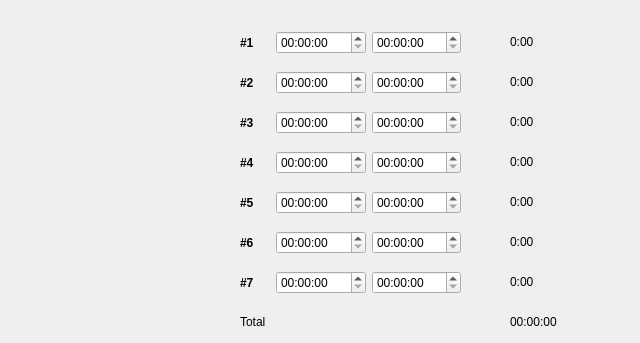
        <widget class="QWidget" name="tab_timestamps_week">
         <property name="sizePolicy">
          <sizepolicy hsizetype="Expanding" vsizetype="Expanding">
           <horstretch>0</horstretch>
           <verstretch>0</verstretch>
          </sizepolicy>
         </property>
         <attribute name="title">
          <string>Timestamps (Week)</string>
         </attribute>
         <widget class="QWidget" name="formLayoutWidget_33">
          <property name="geometry">
           <rect>
            <x>240</x>
            <y>30</y>
            <width>221</width>
            <height>26</height>
           </rect>
          </property>
          <layout class="QHBoxLayout" name="form_week_1">
           <item>
            <widget class="QLabel" name="form_week_1_label">
             <property name="minimumSize">
              <size>
               <width>30</width>
               <height>0</height>
              </size>
             </property>
             <property name="maximumSize">
              <size>
               <width>25</width>
               <height>16777215</height>
              </size>
             </property>
             <property name="text">
              <string>&lt;html&gt;&lt;head/&gt;&lt;body&gt;&lt;p&gt;&lt;span style=&quot; font-weight:600;&quot;&gt;#1&lt;/span&gt;&lt;/p&gt;&lt;/body&gt;&lt;/html&gt;</string>
             </property>
            </widget>
           </item>
           <item>
            <widget class="QTimeEdit" name="form_week_1_time_start"/>
           </item>
           <item>
            <widget class="QTimeEdit" name="form_week_1_time_end"/>
           </item>
          </layout>
         </widget>
         <widget class="QWidget" name="formLayoutWidget_34">
          <property name="geometry">
           <rect>
            <x>240</x>
            <y>70</y>
            <width>221</width>
            <height>26</height>
           </rect>
          </property>
          <layout class="QHBoxLayout" name="form_week_2">
           <item>
            <widget class="QLabel" name="form_week_2_label">
             <property name="minimumSize">
              <size>
               <width>30</width>
               <height>0</height>
              </size>
             </property>
             <property name="maximumSize">
              <size>
               <width>25</width>
               <height>16777215</height>
              </size>
             </property>
             <property name="text">
              <string>&lt;html&gt;&lt;head/&gt;&lt;body&gt;&lt;p&gt;&lt;span style=&quot; font-weight:600;&quot;&gt;#2&lt;/span&gt;&lt;/p&gt;&lt;/body&gt;&lt;/html&gt;</string>
             </property>
            </widget>
           </item>
           <item>
            <widget class="QTimeEdit" name="form_week_2_time_start"/>
           </item>
           <item>
            <widget class="QTimeEdit" name="form_week_2_time_end"/>
           </item>
          </layout>
         </widget>
         <widget class="QWidget" name="formLayoutWidget_35">
          <property name="geometry">
           <rect>
            <x>240</x>
            <y>110</y>
            <width>221</width>
            <height>26</height>
           </rect>
          </property>
          <layout class="QHBoxLayout" name="form_week_3">
           <item>
            <widget class="QLabel" name="form_week_3_label">
             <property name="minimumSize">
              <size>
               <width>30</width>
               <height>0</height>
              </size>
             </property>
             <property name="maximumSize">
              <size>
               <width>25</width>
               <height>16777215</height>
              </size>
             </property>
             <property name="text">
              <string>&lt;html&gt;&lt;head/&gt;&lt;body&gt;&lt;p&gt;&lt;span style=&quot; font-weight:600;&quot;&gt;#3&lt;/span&gt;&lt;/p&gt;&lt;/body&gt;&lt;/html&gt;</string>
             </property>
            </widget>
           </item>
           <item>
            <widget class="QTimeEdit" name="form_week_3_time_start"/>
           </item>
           <item>
            <widget class="QTimeEdit" name="form_week_3_time_end"/>
           </item>
          </layout>
         </widget>
         <widget class="QWidget" name="formLayoutWidget_36">
          <property name="geometry">
           <rect>
            <x>240</x>
            <y>150</y>
            <width>221</width>
            <height>26</height>
           </rect>
          </property>
          <layout class="QHBoxLayout" name="form_week_4">
           <item>
            <widget class="QLabel" name="form_week_4_label">
             <property name="minimumSize">
              <size>
               <width>30</width>
               <height>0</height>
              </size>
             </property>
             <property name="maximumSize">
              <size>
               <width>25</width>
               <height>16777215</height>
              </size>
             </property>
             <property name="text">
              <string>&lt;html&gt;&lt;head/&gt;&lt;body&gt;&lt;p&gt;&lt;span style=&quot; font-weight:600;&quot;&gt;#4&lt;/span&gt;&lt;/p&gt;&lt;/body&gt;&lt;/html&gt;</string>
             </property>
            </widget>
           </item>
           <item>
            <widget class="QTimeEdit" name="form_week_4_time_start"/>
           </item>
           <item>
            <widget class="QTimeEdit" name="form_week_4_time_end"/>
           </item>
          </layout>
         </widget>
         <widget class="QWidget" name="formLayoutWidget_37">
          <property name="geometry">
           <rect>
            <x>240</x>
            <y>190</y>
            <width>221</width>
            <height>26</height>
           </rect>
          </property>
          <layout class="QHBoxLayout" name="form_week_5">
           <item>
            <widget class="QLabel" name="form_week_5_label">
             <property name="minimumSize">
              <size>
               <width>30</width>
               <height>0</height>
              </size>
             </property>
             <property name="maximumSize">
              <size>
               <width>25</width>
               <height>16777215</height>
              </size>
             </property>
             <property name="text">
              <string>&lt;html&gt;&lt;head/&gt;&lt;body&gt;&lt;p&gt;&lt;span style=&quot; font-weight:600;&quot;&gt;#5&lt;/span&gt;&lt;/p&gt;&lt;/body&gt;&lt;/html&gt;</string>
             </property>
            </widget>
           </item>
           <item>
            <widget class="QTimeEdit" name="form_week_5_time_start"/>
           </item>
           <item>
            <widget class="QTimeEdit" name="form_week_5_time_end"/>
           </item>
          </layout>
         </widget>
         <widget class="QWidget" name="formLayoutWidget_38">
          <property name="geometry">
           <rect>
            <x>240</x>
            <y>230</y>
            <width>221</width>
            <height>26</height>
           </rect>
          </property>
          <layout class="QHBoxLayout" name="form_week_6">
           <item>
            <widget class="QLabel" name="form_week_6_label">
             <property name="minimumSize">
              <size>
               <width>30</width>
               <height>0</height>
              </size>
             </property>
             <property name="maximumSize">
              <size>
               <width>25</width>
               <height>16777215</height>
              </size>
             </property>
             <property name="text">
              <string>&lt;html&gt;&lt;head/&gt;&lt;body&gt;&lt;p&gt;&lt;span style=&quot; font-weight:600;&quot;&gt;#6&lt;/span&gt;&lt;/p&gt;&lt;/body&gt;&lt;/html&gt;</string>
             </property>
            </widget>
           </item>
           <item>
            <widget class="QTimeEdit" name="form_week_6_time_end"/>
           </item>
           <item>
            <widget class="QTimeEdit" name="form_week_6_time_start"/>
           </item>
          </layout>
         </widget>
         <widget class="QWidget" name="formLayoutWidget_39">
          <property name="geometry">
           <rect>
            <x>240</x>
            <y>270</y>
            <width>221</width>
            <height>26</height>
           </rect>
          </property>
          <layout class="QHBoxLayout" name="form_week_7">
           <item>
            <widget class="QLabel" name="form_week_7_label">
             <property name="minimumSize">
              <size>
               <width>30</width>
               <height>0</height>
              </size>
             </property>
             <property name="maximumSize">
              <size>
               <width>25</width>
               <height>16777215</height>
              </size>
             </property>
             <property name="text">
              <string>&lt;html&gt;&lt;head/&gt;&lt;body&gt;&lt;p&gt;&lt;span style=&quot; font-weight:600;&quot;&gt;#7&lt;/span&gt;&lt;/p&gt;&lt;/body&gt;&lt;/html&gt;</string>
             </property>
            </widget>
           </item>
           <item>
            <widget class="QTimeEdit" name="form_week_7_time_start"/>
           </item>
           <item>
            <widget class="QTimeEdit" name="form_week_7_time_end"/>
           </item>
          </layout>
         </widget>
         <widget class="QLabel" name="form_week_1_results">
          <property name="geometry">
           <rect>
            <x>510</x>
            <y>30</y>
            <width>121</width>
            <height>24</height>
           </rect>
          </property>
          <property name="maximumSize">
           <size>
            <width>16777215</width>
            <height>16777215</height>
           </size>
          </property>
          <property name="text">
           <string>0:00</string>
          </property>
         </widget>
         <widget class="QLabel" name="form_week_2_results">
          <property name="geometry">
           <rect>
            <x>510</x>
            <y>70</y>
            <width>121</width>
            <height>24</height>
           </rect>
          </property>
          <property name="maximumSize">
           <size>
            <width>16777215</width>
            <height>16777215</height>
           </size>
          </property>
          <property name="text">
           <string>0:00</string>
          </property>
         </widget>
         <widget class="QLabel" name="form_week_3_results">
          <property name="geometry">
           <rect>
            <x>510</x>
            <y>110</y>
            <width>121</width>
            <height>24</height>
           </rect>
          </property>
          <property name="maximumSize">
           <size>
            <width>16777215</width>
            <height>16777215</height>
           </size>
          </property>
          <property name="text">
           <string>0:00</string>
          </property>
         </widget>
         <widget class="QLabel" name="form_week_4_results">
          <property name="geometry">
           <rect>
            <x>510</x>
            <y>150</y>
            <width>121</width>
            <height>24</height>
           </rect>
          </property>
          <property name="maximumSize">
           <size>
            <width>16777215</width>
            <height>16777215</height>
           </size>
          </property>
          <property name="text">
           <string>0:00</string>
          </property>
         </widget>
         <widget class="QLabel" name="form_week_5_results">
          <property name="geometry">
           <rect>
            <x>510</x>
            <y>190</y>
            <width>121</width>
            <height>24</height>
           </rect>
          </property>
          <property name="maximumSize">
           <size>
            <width>16777215</width>
            <height>16777215</height>
           </size>
          </property>
          <property name="text">
           <string>0:00</string>
          </property>
         </widget>
         <widget class="QLabel" name="form_week_6_results">
          <property name="geometry">
           <rect>
            <x>510</x>
            <y>230</y>
            <width>121</width>
            <height>24</height>
           </rect>
          </property>
          <property name="maximumSize">
           <size>
            <width>16777215</width>
            <height>16777215</height>
           </size>
          </property>
          <property name="text">
           <string>0:00</string>
          </property>
         </widget>
         <widget class="QLabel" name="form_week_7_results">
          <property name="geometry">
           <rect>
            <x>510</x>
            <y>270</y>
            <width>121</width>
            <height>24</height>
           </rect>
          </property>
          <property name="maximumSize">
           <size>
            <width>16777215</width>
            <height>16777215</height>
           </size>
          </property>
          <property name="text">
           <string>0:00</string>
          </property>
         </widget>
         <widget class="QLabel" name="form_week_total_results">
          <property name="geometry">
           <rect>
            <x>510</x>
            <y>310</y>
            <width>121</width>
            <height>24</height>
           </rect>
          </property>
          <property name="maximumSize">
           <size>
            <width>16777215</width>
            <height>16777215</height>
           </size>
          </property>
          <property name="text">
           <string>00:00:00</string>
          </property>
         </widget>
         <widget class="QLabel" name="form_week_total_results_label">
          <property name="geometry">
           <rect>
            <x>240</x>
            <y>310</y>
            <width>121</width>
            <height>24</height>
           </rect>
          </property>
          <property name="maximumSize">
           <size>
            <width>16777215</width>
            <height>16777215</height>
           </size>
          </property>
          <property name="text">
           <string>Total</string>
          </property>
         </widget>
        </widget>
